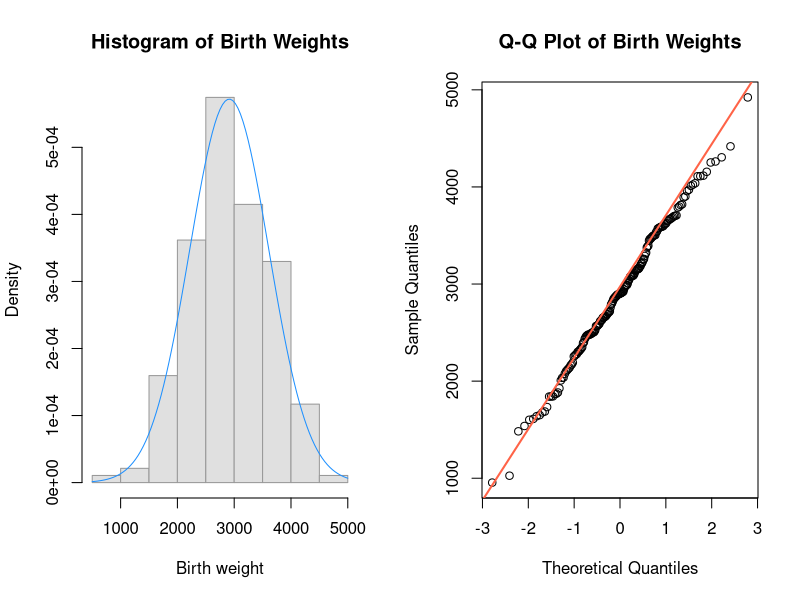
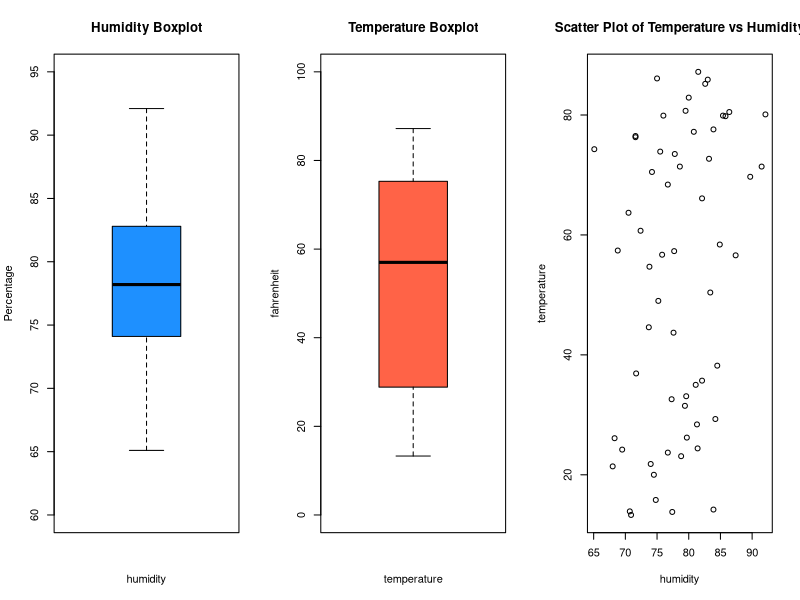
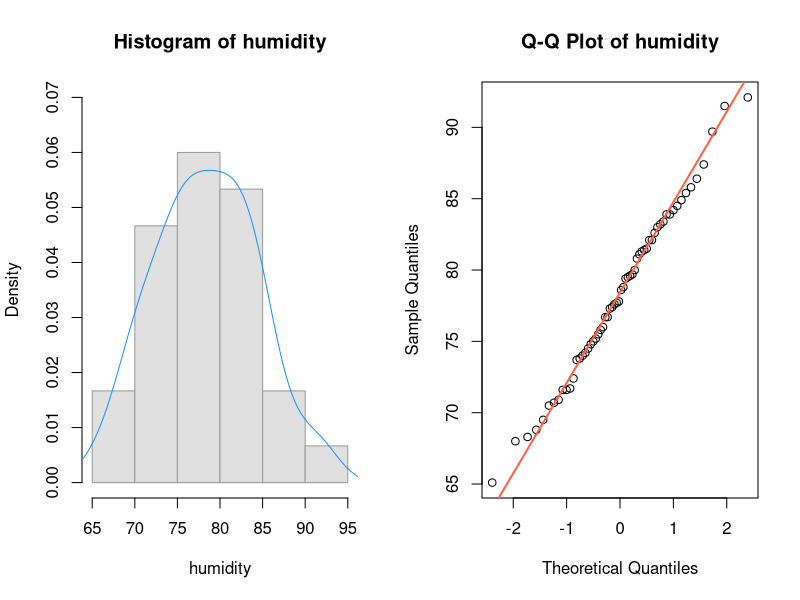
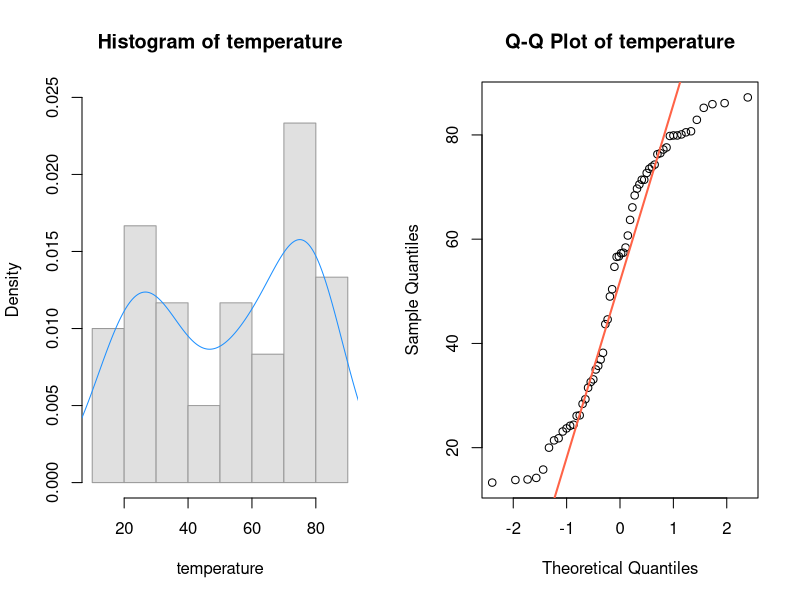

Recreate these plots in R, in order.
## ---- chunk 1
options(tinytex.verbose = TRUE)
## ---- chunk 2
knitr::opts_chunk$set(echo = TRUE)
library(tidyverse)
## ---- chunk 3
#load data
raw_data_birthweight = read.table(file = "birthweight.txt", header = TRUE)
#check if the data is correctly loaded
head(raw_data_birthweight)
birthweight = raw_data_birthweight[, 1]
## ---- chunk 4
# histogram
par(mfrow= c(1,2))
hist(birthweight, main = "Histogram of Birth Weights", xlab = "Birth weight", 
     col="gray88", border="gray60", freq = FALSE)
# Add a density curve to the histogram
curve(dnorm(x,mean=mean(birthweight),sd=sd(birthweight)), add=TRUE,col="dodgerblue")
# QQ Plot
qqnorm(birthweight, main = "Q-Q Plot of Birth Weights")
qqline(birthweight, col = "tomato", lwd = 2)
## ---- chunk 5
shapiro=shapiro.test(birthweight) 
## ---- chunk 6
bw_mean = mean(birthweight); bw_mean 
## ---- chunk 7
bw_number = length(birthweight) # the sample size
bw_sd = sd(birthweight) # the sample standard deviation
bw_t = qt(0.95, df = bw_number-1) # the estimated t-value
c(bw_mean - bw_t*bw_sd/sqrt(bw_number), 
  bw_mean + bw_t*bw_sd/sqrt(bw_number)) # calculate and display the CI
## ---- chunk 8
ttest = t.test(birthweight, mu = 2800, alt = "g") # One sample t-test
ttest[3]
## ---- chunk 9
childcare_p = 140 / 200; childcare_p # point estimate for p
## ---- chunk 10
childcare_q = 1 - childcare_p # calculate q
childcare_n = 200 # sample size
childcare_z = qnorm(1 - 0.01/2) # calculate the z value
# calculate the 99% CI of childcare_p
c(childcare_p - childcare_z * sqrt(childcare_p * childcare_q / childcare_n),
  childcare_p + childcare_z * sqrt(childcare_p * childcare_q / childcare_n)) 
## ---- chunk 11
bi_0.9 = binom.test(140, 200, p = 0.75,conf.level = 0.9); bi_0.9[3]
bi_0.95 = binom.test(140, 200, p = 0.75,conf.level = 0.95); bi_0.95[3]
bi_0.99 = binom.test(140, 200, p = 0.75,conf.level = 0.99); bi_0.99[3]
bi_0.8 = binom.test(140, 200, p = 0.75,conf.level = 0.8); bi_0.8[3]
## ---- chunk 12
#load data
raw_data_weather = read.table(file = "weather.txt", header = TRUE)
#check if the data is correctly loaded
head(raw_data_weather)
# assign variables
humidity = raw_data_weather$humidity
temperature = raw_data_weather$temperature
## ---- chunk 13
summary(humidity)
summary(temperature)
length(temperature)
sd(humidity)
sd(temperature)
## ---- chunk 14
par(mfrow= c(1,3))
# box plot of the humidity data
boxplot(humidity, main = "Humidity Boxplot", xlab = "humidity",
        ylab = "Percentage", col="dodgerblue", ylim =c(60, 95))
# box plot of the temperature data
boxplot(temperature, main = "Temperature Boxplot", xlab = "temperature", 
        ylab ="fahrenheit", col="tomato", ylim =c(0, 100))
# scatter plot of humidity vs temperature data
plot(humidity, temperature, main = "Scatter Plot of Temperature vs Humidity")
## ---- chunk 15
cor(temperature, humidity)
## ---- chunk 16
# histogram
par(mfrow= c(1,2))
hist(humidity, main = "Histogram of humidity", xlab = "humidity",  col="gray88", border="gray60", freq = FALSE, ylim = c(0, 0.07))
lines(x = density(x = humidity), col = "dodgerblue")
# QQ Plot
qqnorm(humidity, main = "Q-Q Plot of humidity")
qqline(humidity, col = "tomato", lwd = 2)
## ---- chunk 17
# histogram
par(mfrow= c(1,2))
hist(temperature, main = "Histogram of temperature", xlab = "temperature",  col="gray88", border="gray60", freq = FALSE, ylim = c(0, 0.025))
lines(x = density(x = temperature), col = "dodgerblue")
# QQ Plot
qqnorm(temperature, main = "Q-Q Plot of temperature")
qqline(temperature, col = "tomato", lwd = 2)
## ---- chunk 18
# the sample mean is used for point estimate for the data
tem_mean = mean(temperature) # sample mean
tem_number = length(temperature) # sample size
tem_sd = sd(temperature) # sample sd
tem_t = qt(0.95, df = tem_number-1) # calculate t value
c(tem_mean - tem_t*tem_sd/sqrt(tem_number), 
  tem_mean + tem_t*tem_sd/sqrt(tem_number)) # calculate temperature CI

## ---- chunk 19
hum_mean = mean(humidity) # sample mean
hum_number = length(humidity) # sample size
hum_sd = sd(humidity) # sample sd
hum_t = qt(0.975, df = hum_number-1) # calculate t value
hum_t^2 *  hum_sd^2 / (1^2) # calculate minimum sample size
## ---- chunk 20
austen = read.table(file = "austen.txt", header = TRUE); austen # display data
## ---- chunk 21
# The first three columns are Jane Austen's novels
chisq.test(austen[,1:3])[3]
## ---- chunk 22
# a chi-sq test for all columns including Jane Austin and the admirer's novels
chisq.test(austen)
## ---- chunk 23
#load data
raw_data_birthweight = read.table(file = "birthweight.txt", header = TRUE)
#check if the data is correctly loaded
head(raw_data_birthweight)
birthweight = raw_data_birthweight[, 1]
## ---- chunk 24
# binomial tests of different significance level
bi_0.9 = binom.test(140, 200, p = 0.75,conf.level = 0.9); bi_0.9[3] 
bi_0.95 = binom.test(140, 200, p = 0.75,conf.level = 0.95); bi_0.95[3]
bi_0.99 = binom.test(140, 200, p = 0.75,conf.level = 0.99); bi_0.99[3]
bi_0.8 = binom.test(140, 200, p = 0.75,conf.level = 0.8); bi_0.8[3]
